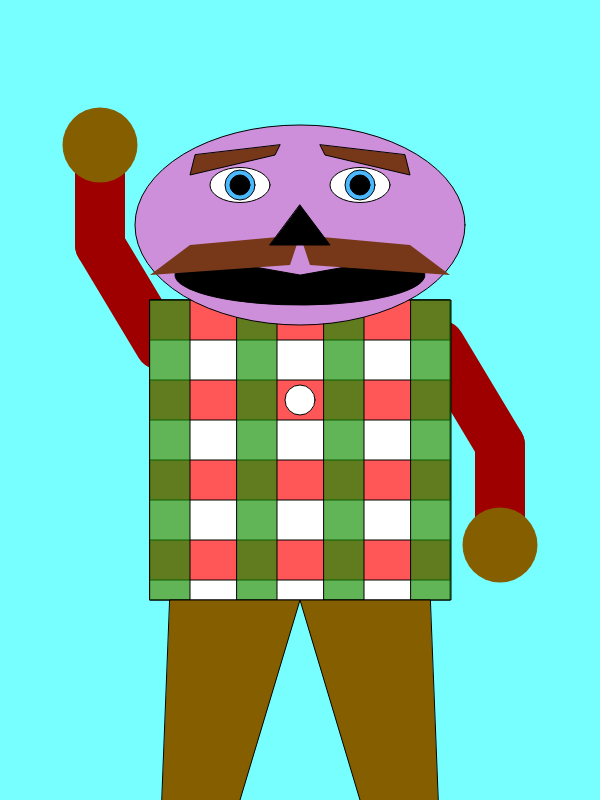
Frame 1 (no input)
Frame 60 (no input): identical to frame 1, image omitted
Frame 120 (the mouse pressed at the canvas centre since frame 60): identical to frame 1, image omitted

The p5.js sketch that drew this single still picture (run headless with seeded random() and noise() and a simulated clock; from frame 60 on, the mouse is pressed at the canvas centre):

// p5.js sketch
// ── sketch.js
function setup() {
    // create a canvas to draw on
    createCanvas( 600, 800 );
}

function draw() {

    // background
    background( 'rgb(119, 255, 255)' );

    /* ***************************** */
    /* MAIN SANDBOX */
    /* ***************************** */
    push();

    // set the grid center( x:0, y:0 )
    // to canvas center
    translate( 300, 400 );


    /* ***************************** */
    /* ARMS */
    /* ***************************** */
    push();
    translate( 0, -55 );

    // left arm
    stroke( 'rgba(158, 0, 0, 1.0)' );
    strokeWeight( 50 );
    line( -140, 0, -200, -100 );
    line( -200, -100, -200, -200 );

    // hand
    stroke( 'rgb(133, 94, 0)' );
    strokeWeight( 75 );
    point( -200, -200 );

    // right arm
    rotate( PI );
    stroke( 'rgba(158, 0, 0, 1.0)' );
    strokeWeight( 50 );
    line( -140, 0, -200, -100 );
    line( -200, -100, -200, -200 );

    // hand
    stroke( 'rgb(133, 94, 0)' );
    strokeWeight( 75 );
    point( -200, -200 );

    pop(); // ARMS END


    /* ***************************** */
    /* BODY */
    /* ***************************** */
    push();
    // main shirt rectangle
    rect( -150, -100, 300, 300 );

    // red short stripes
    push();
    fill( 'rgba(255, 0, 0, 0.66)' );
    translate(-150, -100);
    rect(0, 0, 300, 40);
    translate(0, 80);
    rect(0, 0, 300, 40);
    translate(0, 80);
    rect(0, 0, 300, 40);
    translate(0, 80);
    rect(0, 0, 300, 40);
    pop();

    // green shirt stripes
    push();
    fill( 'rgba(16, 143, 0, 0.66)' );
    translate(-150, -100);
    rect(0, 0, 40, 300);
    translate(87, 0);
    rect(0, 0, 40, 300);
    translate(87, 0);
    rect(0, 0, 40, 300);
    translate(87, 0);
    rect(0, 0, 40, 300);
    pop();

    // button
    ellipse( 0, 0, 30 );

    pop(); // BODY END!


    /* ***************************** */
    /* LEGS */
    /* ***************************** */
    push();
    translate( 0, 200 );

    // left leg
    fill( 'rgb(133, 94, 0)' );
    triangle( -130, 0, 0, 0, -150, 500 );
    // right leg
    scale( -1, 1 );
    triangle( -130, 0, 0, 0, -150, 500 );
    pop(); // LEGS END


    /* ***************************** */
    /* HEAD */
    /* ***************************** */
    push();
    translate( 0, -175 );

    fill( 'rgb(205, 142, 218)' );
    ellipse( 0, 0, 330, 200 );

    // mouth
    fill( 0 );
    arc(
        0,
        50,
        250,
        60,
        radians(350),
        radians(190),
        PIE
    );

    // mustache
    push();
    noStroke();
    fill( 'rgb(119, 56, 25)' );
    quad( 0, 10, -10, 40, -150, 50, -110, 20 );
    scale( -1, 1 );
    quad( 0, 10, -10, 40, -150, 50, -110, 20 );
    pop();

    // nose
    triangle( 0, -20, 30, 20, -30, 20 );

    // eyes
    // left
    push();
    translate( -60, -40 );

    fill(255);
    ellipse( 0, 0, 60, 35 );
    noFill();
    fill( 'rgb(75, 185, 255)' );
    ellipse( 0, 0, 30 );
    fill( 0 );
    ellipse( 0, 0, 20 );

    fill( 'rgb(119, 56, 25)' );
    quad( 40, -40, 35, -30, -50, -10, -45, -30 );
    pop();

    // right
    push();
    translate( 60, -40 );

    fill(255);
    ellipse( 0, 0, 60, 35 );
    noFill();
    fill( 'rgb(75, 185, 255)' );
    ellipse( 0, 0, 30 );
    fill( 0 );
    ellipse( 0, 0, 20 );
    fill( 'rgb(119, 56, 25)' );
    quad( -40, -40, -35, -30, 50, -10, 45, -30 );
    pop();

    pop(); // HEAD END




    pop();
}
